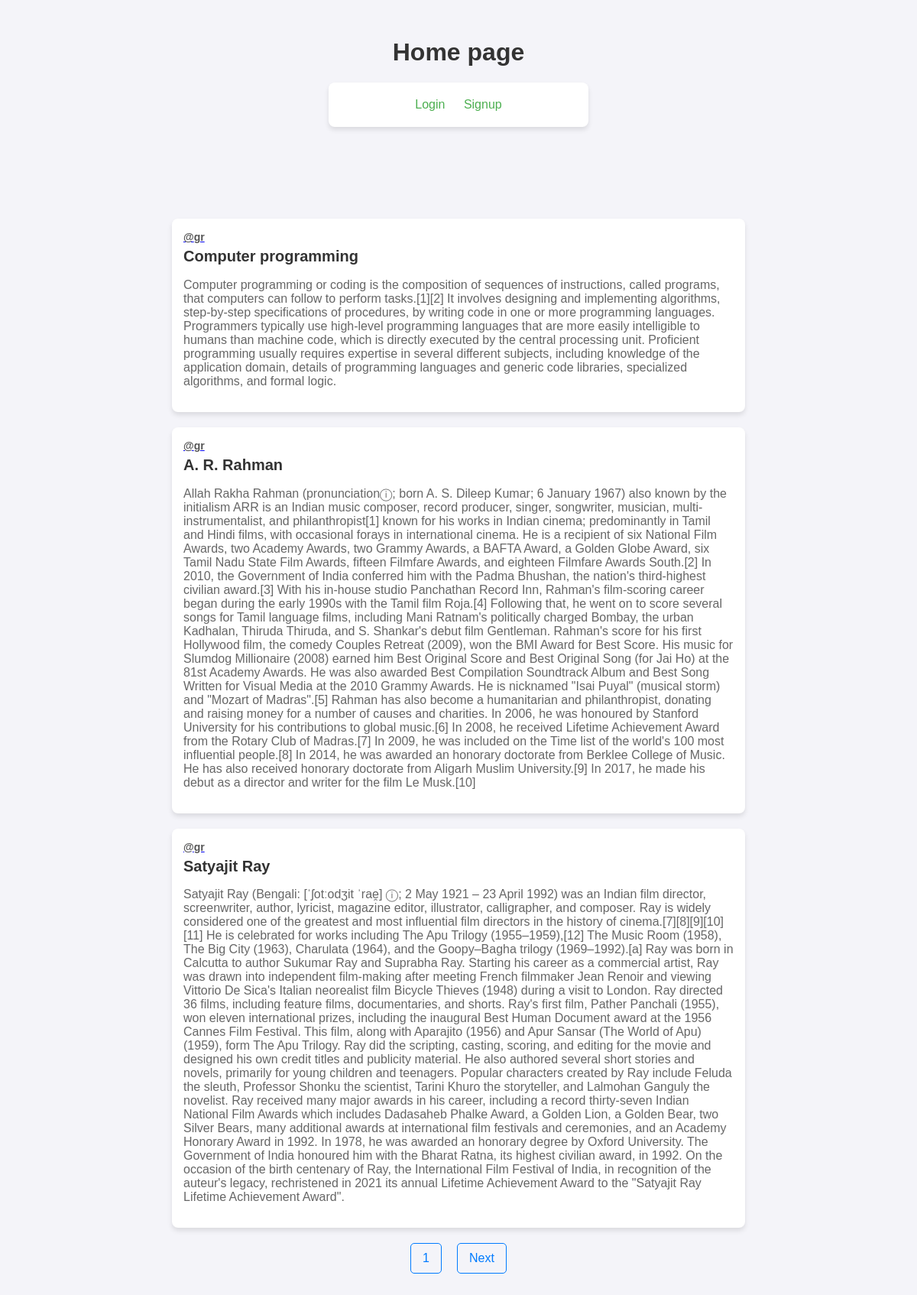
The page / on the database its author committed.
### app/models.py (models this page shows, shortened)
class userPost(models.Model):
    theUser = models.CharField(max_length=150)
    title = models.CharField(max_length=50)
    description = models.TextField()
    time = models.DateTimeField(auto_now=True)

### app/views.py (the view, shortened to what this page needs)
# urls.py: path('', home, name = 'home'),
def home(request):
    fullname = None
    pic = None
    usernameofuser = None
    email = None
    posts = userPost.objects.all()
    paginator = Paginator(posts, 3)
    page_number = request.GET.get("page")
    page_obj = paginator.get_page(page_number)
    context = {
        'username':usernameofuser,
        'name':fullname,
        'pic':pic,
        'email': email,
        'posts':posts,
        'page_obj':page_obj,
    }
    return render(request, 'home.html', context)

### app/templates/home.html (shortened to what this page needs)
{%load static%}
<!DOCTYPE html>
<html lang="en">
<head>
    <link rel="stylesheet" href="{% static 'css/home.css' %}">
</head>
<body>
    <h1>Home page</h1>
    {% if user.is_authenticated %}
    <a href="{%url 'profile'%}">
        <div class="profile-container">
            {% if pic %}
                <img src="{{ pic.url }}" alt="profile pic">
            {% endif %}
            <div class="user-info">
                <span class="username">@{{ username }}</span>
                <span class="fullname">{{ name }}</span>
            </div>
        </div>
    </a>
    <a href="{% url 'createPost' %}"><button class="btn">Make a Post</button></a>
    {% else %}
    <div class="card">
        <a class="card-link" href="{% url 'login' %}">Login</a>
        <a class="card-link" href="{% url 'signup' %}">Signup</a>
    </div>
    {% endif %}
    <div class="posts-container">
        {% for post in page_obj %}
            <div class="post-container">
                <a href="{%url 'profile'%}"><span>@{{ post.theUser }}</span></a>
                <h2>{{ post.title }}</h2>
                <p>{{ post.description }}</p>
            </div>
        {% endfor %}
    </div>
    <div class="paginator">
        <a href="">{{page_obj.number}}</a>
        {% if page_obj.has_next %}
        <a href="?page={{page_obj.next_page_number}}">Next</a>
        {% endif %}
    </div>
</body>
</html>

### app/static/css/home.css (style rules this page uses)
body { font-family: Arial, sans-serif; background-color: #f4f4f9; margin: 0; padding: 0; text-align: center; }
h1 { margin-top: 50px; color: #333; }
.posts-container { margin-top: 120px; display: flex; flex-direction: column; align-items: center; gap: 20px; }
.post-container { background-color: #fff; box-shadow: 0 4px 6px rgba(0, 0, 0, 0.1); border-radius: 8px; width: 60%; padding: 15px; text-align: left; }
.post-container span { font-size: 14px; color: #555; font-weight: bold; }
.post-container h2 { font-size: 20px; color: #333; margin-top: 5px; }
.post-container p { font-size: 16px; color: #666; }
.card { background-color: #fff; box-shadow: 0 4px 6px rgba(0, 0, 0, 0.1); border-radius: 8px; padding: 20px; width: 300px; text-align: center; margin: 20px auto; }
.card-link { text-decoration: none; color: #4CAF50; font-size: 16px; margin: 10px; }
.paginator { display: flex; justify-content: center; align-items: center; margin-top: 20px; margin-bottom: 60px; }
.paginator a { margin: 0 10px; padding: 10px 15px; text-decoration: none; color: #007bff; border: 1px solid #007bff; border-radius: 5px; transition: background-color 0.3s, color 0.3s; }

### rows shown on the page
userPost: theUser "gr", title "Computer programming", description "Computer programming or coding is the composition of sequences of instructions, called programs, that computers can follow to perform tasks.[1][2] It involves designing and implementing algorithms, step-by-step specifications of procedures, by writing code in one or more programming languages. Programmers typically use high-level programming languages that are more easily intelligible to humans than machine code, which is directly executed by the central processing unit. Proficient programming usually requires expertise in several different subjects, including knowledge of the application domain, details of programming languages and generic code libraries, specialized algorithms, and formal…"
userPost: theUser "gr", title "A. R. Rahman", description "Allah Rakha Rahman (pronunciationⓘ; born A. S. Dileep Kumar; 6 January 1967) also known by the initialism ARR is an Indian music composer, record producer, singer, songwriter, musician, multi-instrumentalist, and philanthropist[1] known for his works in Indian cinema; predominantly in Tamil and Hindi films, with occasional forays in international cinema. He is a recipient of six National Film Awards, two Academy Awards, two Grammy Awards, a BAFTA Award, a Golden Globe Award, six Tamil Nadu State Film Awards, fifteen Filmfare Awards, and eighteen Filmfare Awards South.[2] In 2010, the Government of India conferred him with the Padma Bhushan, the nation's third-highest civilian award.[3] With…"
userPost: theUser "gr", title "Satyajit Ray", description "Satyajit Ray (Bengali: [ˈʃotːodʒit ˈrae̯] ⓘ; 2 May 1921 – 23 April 1992) was an Indian film director, screenwriter, author, lyricist, magazine editor, illustrator, calligrapher, and composer. Ray is widely considered one of the greatest and most influential film directors in the history of cinema.[7][8][9][10][11] He is celebrated for works including The Apu Trilogy (1955–1959),[12] The Music Room (1958), The Big City (1963), Charulata (1964), and the Goopy–Bagha trilogy (1969–1992).[a] Ray was born in Calcutta to author Sukumar Ray and Suprabha Ray. Starting his career as a commercial artist, Ray was drawn into independent film-making after meeting French filmmaker Jean Renoir and viewing…"

### other values the page prints
{{ page_obj.number }} "1"
